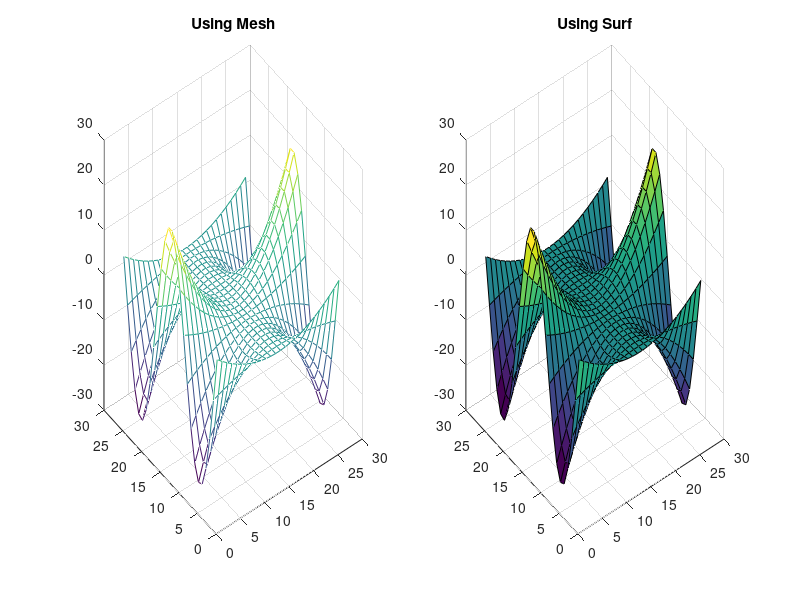

Here is the MATLAB script that generated this plot:
%% 
% Author(s): Joshua Clement
% Date: 4-Feb-2023
% Course: ENGR 160
% Description: HomeWork 05
clear all;   
clc;          
close all;    
format short; 
    
%% Problem 1
disp('------------------------------------------------------------')
disp('Problem 1')

n = 10;     % positive number greater than 5 (n)
fac = log(factorial(1:n));      % find the factorials between 1 and n, then
                                % takes the log of those values

title('Logarithmic Growth')

xy_one = 1:n;       % Makes a variable of integers from 1 to n
plotyy(xy_one,fac,xy_one,xy_one)    % Makes a plot to the scale of the log
                                    % and of the liner plot made by xy_one


%% Problem 2
disp('------------------------------------------------------------')
disp('Problem 2')

start = 0;      % the beggining of the interval
stop = 16*pi;   % the end of that interval

x1 = linspace(start,stop,2);   % makes a series of points from start to 
                               % stop with, N, evenly spaced points, which
                               % can change deepending on the sin function
                               % and how many evenly spaced points used.
x2 = linspace(start,stop,4); 
x3 = linspace(start,stop,8); 
x4 = linspace(start,stop,256); 

y1 = sin(x1);       % takes the sin of the X's above.
y2 = sin(x2);
y3 = sin(x3);
y4 = sin(x4);

plot(x1,y1,'b');    % plots the X's and Y's shown above, with varying color
hold on

plot(x2,y2,'g');
hold on

plot(x3,y3,'r');
hold on

plot(x4,y4,'k');


xlabel('\theta'),ylabel('Amplitude')
title('Multiple graphs on one plot')
legend('2 points','4 points','8 points','256 points')
hold off

%% Problem 3
disp('------------------------------------------------------------')
disp('Problem 3')

x = -5:0.4:5;          % vector from -5 to 5 in intervals of 0.4
y = -5:0.4:5;          % vector from -5 to 5 in intervals of 0.4

[xx,yy] = meshgrid(x,y);    % returns 2-D grid coordinates based on the
                            % coordinates contained in vectors x and y
three_d_graph = xx.^2.*cos(yy);     % makes the the coordinates for the z 
                                    % axis


subplot(1,2,1);        % makes a 1 by 2 vector that allows you to plot 
                       % 2 graphs side by side.

plot3(xx,yy,three_d_graph)  % plots the first graph on the left side.
mesh(three_d_graph)         % Using a mesh for the plot
title('Using Mesh')

subplot(1,2,2);
plot3(xx,yy,three_d_graph)  % plots the second graph on the right side.
surf(three_d_graph)         % Using a surf for the plot
title('Using Surf')